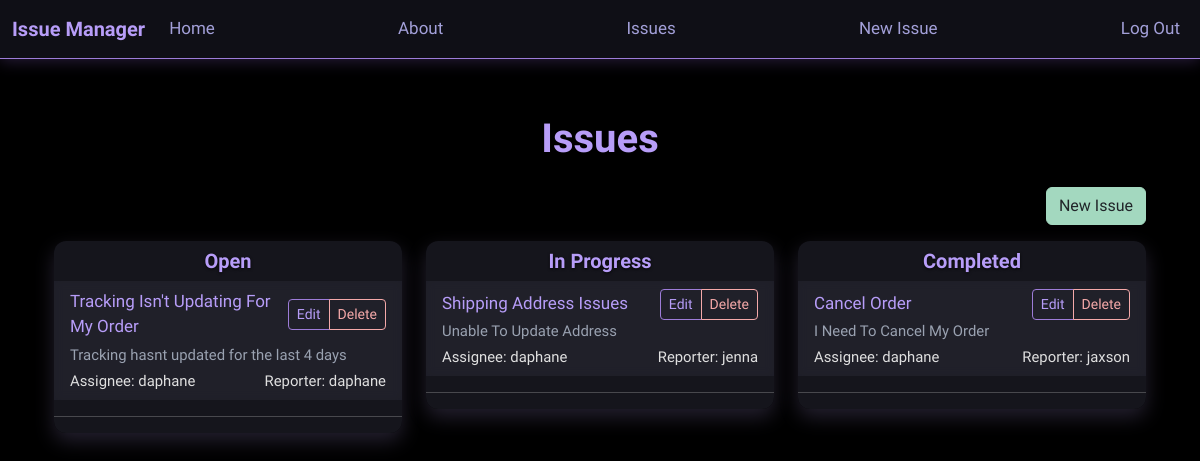
Screenshot of /issues/ (signed in) with the database file from the repository.
### issues/models.py (models this page shows, shortened)
class Issue(models.Model):
	name = models.CharField(max_length=64)
	summary = models.CharField(max_length=128)
	description = models.TextField()
	reporter = models.ForeignKey(
		get_user_model(),
		on_delete=models.CASCADE
	)
	assignee = models.ForeignKey(
		get_user_model(),
		on_delete=models.SET_NULL,
		related_name="assignee",
		blank=True, null=True
	)
	created_on = models.DateTimeField(auto_now_add=True)
	status = models.ForeignKey(
		'Status',
		on_delete=models.CASCADE
	)
	priority = models.ForeignKey(
		'Priority',
		on_delete=models.SET_NULL, null=True
	)

### accounts/models.py (models this page shows)
class CustomUser(AbstractUser):
	role = models.ForeignKey(
		Role,
		on_delete=models.CASCADE,
		blank=True, null=True
	)
	team = models.ForeignKey(
		Team,
		on_delete=models.CASCADE,
		blank=True, null=True
	)

### issues/views.py (the view)
# urls.py: path("", IssueListView.as_view(), name="issue_list"),
class IssueListView(LoginRequiredMixin, ListView):
    model = Issue
    template_name = "issues/issue_list.html"
    context_object_name = "issues"

### templates/issues/issue_list.html (shortened to what this page needs)
{% extends 'base.html' %}
{% block content %}
<h1 class="mb-4">Issues</h1>
<div class="d-flex justify-content-end mb-3">
<a href="{% url 'issue_new' %}" class="btn btn-success">New Issue</a>
</div>
<div class="row">
<div class="col-md-4">
    <div class="card">
    <div class="card-header text-dark">
        <h5 class="mb-0">Open</h5>
    </div>
    <div class="card-body p-0">
        <ul class="list-group list-group-flush">
        {% for issue in issues %}
        {% if issue.status.name == 'Open' %}
            <li class="list-group-item">
            <div class="d-flex justify-content-between align-items-center">
                <a href="{% url 'issue_detail' issue.pk %}">{{ issue.name }}</a>
                <div class="btn-group btn-group-sm">
                <a href="{% url 'issue_edit' issue.pk %}" class="btn btn-outline-primary">Edit</a>
                <a href="{% url 'issue_delete' issue.pk %}" class="btn btn-outline-danger">Delete</a>
                </div>
            </div>
            <p class="mb-1 text-muted small">{{ issue.summary }}</p>
            <div class="d-flex justify-content-between">
                <small>Assignee: {{ issue.reporter }}</small>
                <small>Reporter: {{ issue.assignee|default:"Unassigned" }}</small>
            </div>
            </li>
        {% endif %}
        {% endfor %}
        </ul>
        <hr />
    </div>
    </div>
</div>
<div class="col-md-4">
    <div class="card">
    <div class="card-header text-dark">
        <h5 class="mb-0">In Progress</h5>
    </div>
    <div class="card-body p-0">
        <ul class="list-group list-group-flush">
        {% for issue in issues %}
        {% if issue.status.name == 'In Progress' %}
            <li class="list-group-item">
            <div class="d-flex justify-content-between align-items-center">
                <a href="{% url 'issue_detail' issue.pk %}">{{ issue.name }}</a>
                <div class="btn-group btn-group-sm">
                <a href="{% url 'issue_edit' issue.pk %}" class="btn btn-outline-primary">Edit</a>
                <a href="{% url 'issue_delete' issue.pk %}" class="btn btn-outline-danger">Delete</a>
                </div>
            </div>
            <p class="mb-1 text-muted small">{{ issue.summary }}</p>
            <div class="d-flex justify-content-between">
                <small>Assignee: {{ issue.reporter }}</small>
                <small>Reporter: {{ issue.assignee|default:"Unassigned" }}</small>
            </div>
            </li>
        {% endif %}
        {% endfor %}
        </ul>
        <hr />
    </div>
    </div>
</div>
<div class="col-md-4">
    <div class="card">
    <div class="card-header text-dark">
        <h5 class="mb-0">Completed</h5>
    </div>
    <div class="card-body p-0">
        <ul class="list-group list-group-flush">
        {% for issue in issues %}
        {% if issue.status.name == 'Completed' %}
            <li class="list-group-item">
            <div class="d-flex justify-content-between align-items-center">
                <a href="{% url 'issue_detail' issue.pk %}">{{ issue.name }}</a>
                <div class="btn-group btn-group-sm">
                <a href="{% url 'issue_edit' issue.pk %}" class="btn btn-outline-primary">Edit</a>
                <a href="{% url 'issue_delete' issue.pk %}" class="btn btn-outline-danger">Delete</a>
                </div>
            </div>
            <p class="mb-1 text-muted small">{{ issue.summary }}</p>
            <div class="d-flex justify-content-between">
                <small>Assignee: {{ issue.reporter }}</small>
                <small>Reporter: {{ issue.assignee|default:"Unassigned" }}</small>
            </div>
            </li>
        {% endif %}
        {% endfor %}
        </ul>
        <hr />
    </div>
    </div>
</div>
</div>
{% endblock content %}

### templates/base.html (shortened to what this page needs)
{% load static %}
<!DOCTYPE html>
<html lang="en">
<head>
	<link href="https://cdn.jsdelivr.net/npm/bootstrap@5.3.3/dist/css/bootstrap.min.css" rel="stylesheet">
	<link rel="stylesheet" href="{% static 'css/base.css' %}">
</head>
<body>
	<nav class="navbar navbar-expand-lg bg-body-tertiary">
		<div class="container-fluid">
		<a class="navbar-brand" href="{% url 'home' %}">Issue Manager</a>
		<div class="collapse navbar-collapse" id="navbarNavAltMarkup">
			<div class="navbar-nav">
			<a class="nav-link" href="{% url 'home' %}">Home</a>
			<a class="nav-link" href="{% url 'about' %}">About</a>
			{% if user.is_authenticated %}
				<a class="nav-link" href="{% url 'issue_list' %}">Issues</a>
				<a class="nav-link" href="{% url 'issue_new' %}">New Issue</a>
				<a class="nav-link" href="{% url 'logout' %}">Log Out</a>
			{% else %}
				<a class="nav-link" href="{% url 'login' %}">Log In</a>
				<a class="nav-link" href="{% url 'signup' %}">Sign Up</a>
			{% endif %}
			</div>
		</div>
		</div>
	</nav>
	<div class="container mt-4">
		{% block content %}{% endblock content %}
	</div>
</body>
</html>

### static/css/base.css (style rules this page uses)
body { font-family: 'Arsenal', sans-serif; font-size: 17px; color: #f0f0f0; background-color: #000; background-image: url("https://images.unsplash.com/photo-1596818531679-96ef98b9a036?ixlib=rb-1.2.1&auto=format&fit=crop&q=80"); background-size: cover; background-position: center; background-attachment: fixed; position: relative; min-height: 100vh; }
body::before { content: ""; position: absolute; top: 0; left: 0; width: 100%; height: 100%; background-color: rgba(0, 0, 0, 0.7); z-index: -1; }
.navbar { background-color: rgba(20, 20, 30, 0.75) !important; backdrop-filter: blur(10px); box-shadow: 0 2px 15px rgba(136, 97, 199, 0.3); border-bottom: 1px solid #9d7cd8; }
.navbar-brand { font-weight: 700; color: #b79df8 !important; }
.nav-link { color: #a3a0d9 !important; transition: color 0.3s ease; }
.navbar-nav { width: 100%; display: flex; justify-content: space-between; }
.container { padding: 2rem 1.5rem; }
.card { background-color: rgba(30, 30, 40, 0.7); border: none; border-radius: 12px; box-shadow: 0 8px 20px rgba(181, 159, 235, 0.2); transition: transform 0.3s ease, box-shadow 0.3s ease; backdrop-filter: blur(5px); }
.card-header { border-bottom: none; background: transparent; font-weight: 700; color: #a3a0d9; }
.card-body { color: #e0e0e0; }
.btn-success { background-color: #a3d8bf; border-color: #a3d8bf; color: #212529; }
.btn-outline-primary { color: #b79df8; border-color: #9d7cd8; }
.btn-outline-danger { color: #f5a9a9; border-color: #f5a9a9; }
.list-group-item { background-color: rgba(35, 35, 45, 0.7); border-color: rgba(181, 159, 235, 0.2); transition: background-color 0.3s ease; color: #e0e0e0; backdrop-filter: blur(5px); }
a { color: #b79df8; text-decoration: none; transition: color 0.3s ease; }
.text-muted { color: #9aa2b1 !important; }
h1, h2, h3, h4, h5, h6 { color: #b79df8; font-weight: 700; text-align: center; text-shadow: 0px 1px 3px rgba(0, 0, 0, 0.8); }

### rows the page displays
Issue: name "Tracking Isn't Updating For My Order", summary "Tracking hasnt updated for the last 4 days", reporter "daphane", assignee "daphane"
Issue: name "Shipping Address Issues", summary "Unable To Update Address", reporter "daphane", assignee "jenna"
Issue: name "Cancel Order", summary "I Need To Cancel My Order", reporter "daphane", assignee "jaxson"
